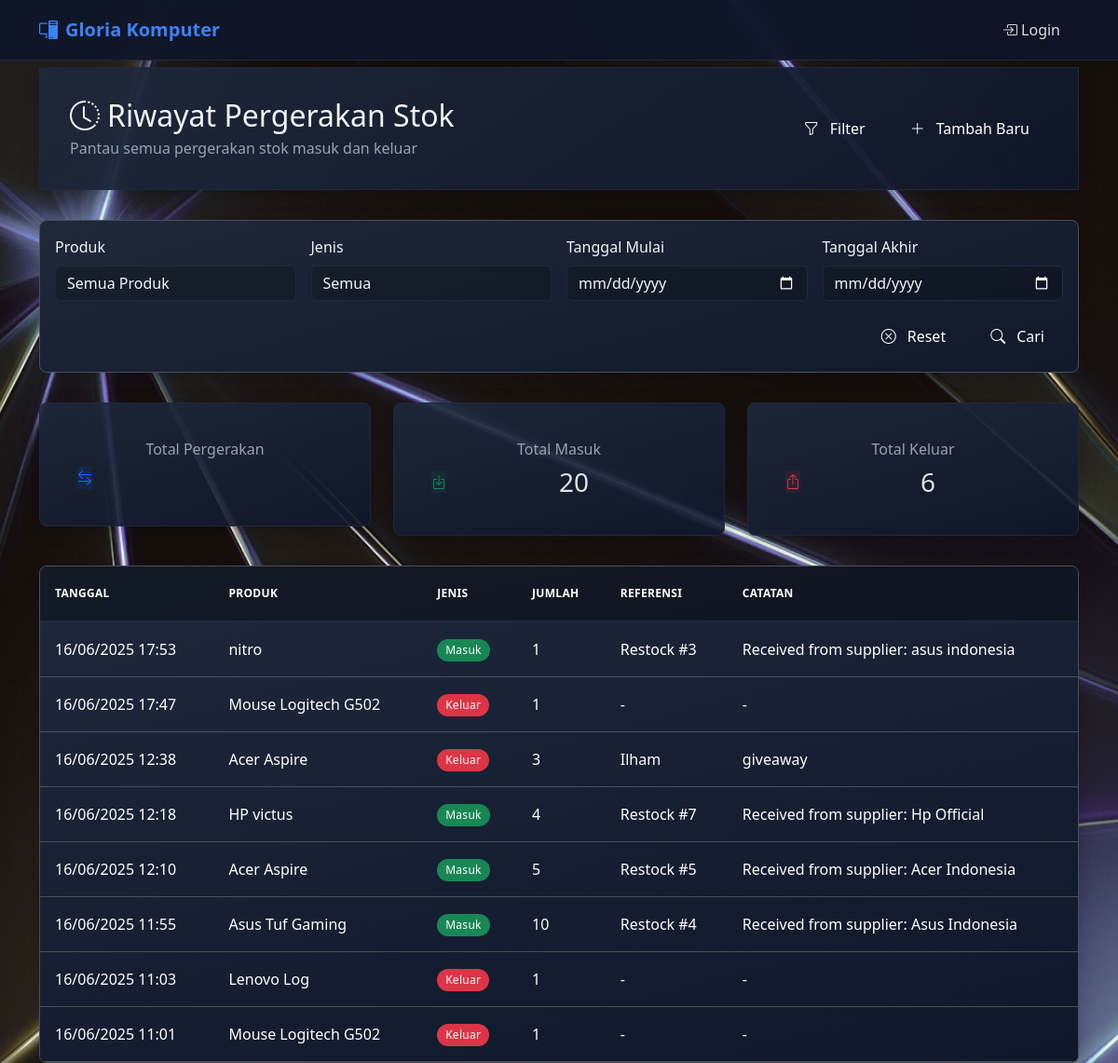
Before: /history with the older database file.
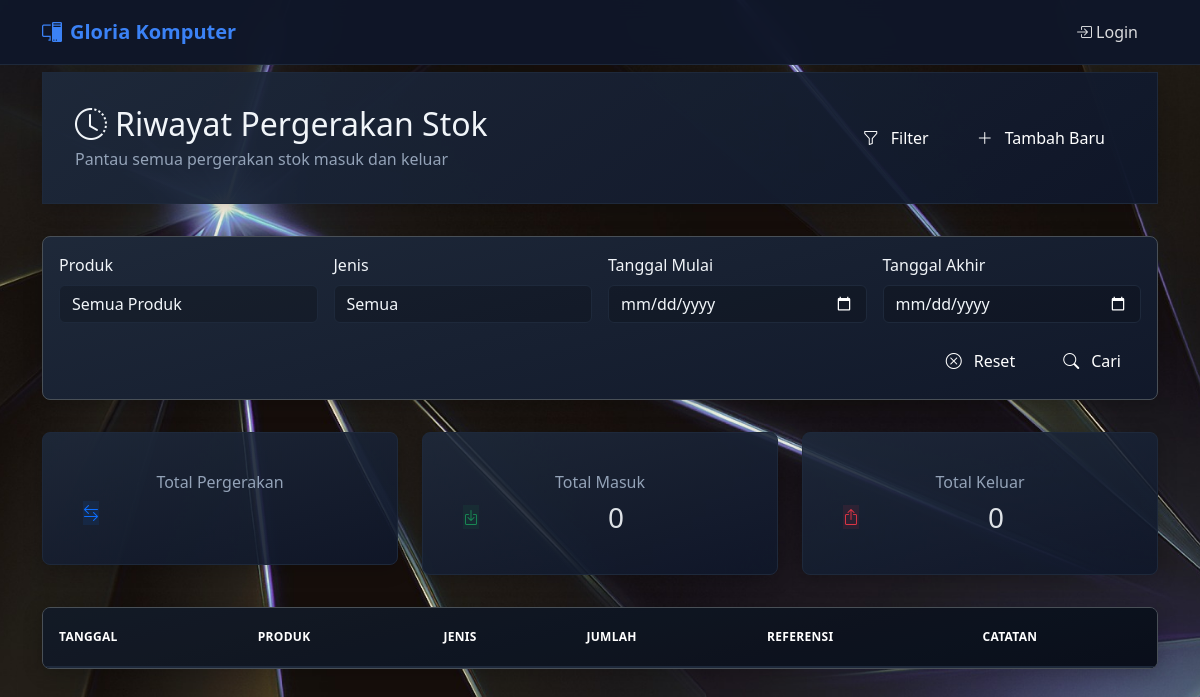
After: the same page with the newer database file.
### app/src/models/stock_history.py (models this page shows, shortened)
class StockHistory(db.Model):
    id = db.Column(db.Integer, primary_key=True)
    inventory_id = db.Column(db.Integer, db.ForeignKey('inventory.id'), nullable=False)
    type = db.Column(db.String(20), nullable=False)  # 'in' or 'out'
    quantity = db.Column(db.Integer, nullable=False)
    notes = db.Column(db.Text)
    date = db.Column(db.DateTime, default=get_jakarta_time)
    reference = db.Column(db.String(100))  # For restock ID or sales reference
    inventory = db.relationship('Inventory', backref=db.backref('history', lazy=True))

### app/src/models/inventory.py (models this page shows, shortened)
class Inventory(db.Model):
    id = db.Column(db.Integer, primary_key=True)
    product_name = db.Column(db.String(100), nullable=False)
    description = db.Column(db.Text)
    quantity = db.Column(db.Integer, default=0)
    price = db.Column(db.Float, nullable=False)
    category = db.Column(db.String(50))
    created_at = db.Column(db.DateTime, default=get_jakarta_time)
    updated_at = db.Column(db.DateTime, default=get_jakarta_time, onupdate=get_jakarta_time)

### app/src/routes/history.py (the view)
@history.route('/history')
def history_list():
    product_id = request.args.get('product', type=int)
    movement_type = request.args.get('type')
    start_date = request.args.get('start_date')
    end_date = request.args.get('end_date')
    query = StockHistory.query    # Apply filters
    if product_id:
        query = query.filter(StockHistory.inventory_id == product_id)
    if movement_type:
        query = query.filter(StockHistory.type == movement_type)
    if start_date:
        jakarta_tz = pytz.timezone('Asia/Jakarta')
        start_dt = datetime.strptime(start_date, '%Y-%m-%d')
        start_dt = jakarta_tz.localize(start_dt)
        query = query.filter(StockHistory.date >= start_dt)
    if end_date:
        jakarta_tz = pytz.timezone('Asia/Jakarta')
        end_dt = datetime.strptime(end_date, '%Y-%m-%d')
        end_dt = jakarta_tz.localize(end_dt)
        end_dt = end_dt + timedelta(days=1)
        query = query.filter(StockHistory.date < end_dt)
    histories = query.order_by(StockHistory.date.desc()).all()
    total_in = sum(h.quantity for h in histories if h.type == 'in')
    total_out = sum(h.quantity for h in histories if h.type == 'out')
    products = Inventory.query.order_by(Inventory.product_name).all()
    return render_template('history/list.html',
                         histories=histories,
                         products=products,
                         total_in=total_in,
                         total_out=total_out)

### app/src/templates/history/list.html (shortened to what this page needs)
{% extends "base.html" %}
{% block content %}
<div class="section-header mb-4 fade-in">
    <div class="d-flex flex-column flex-md-row justify-content-between align-items-start align-items-md-center gap-3">
        <div>
            <h2 class="mb-1"><i class="bi bi-clock-history me-2"></i>Riwayat Pergerakan Stok</h2>
            <p class="text-muted mb-0">Pantau semua pergerakan stok masuk dan keluar</p>
        </div>
        <div class="d-flex gap-2">
            <button class="btn btn-secondary" type="button" data-bs-toggle="collapse" data-bs-target="#filterSection">
                <i class="bi bi-funnel me-1"></i>Filter
            </button>
            <a href="{{ url_for('history.add_history') }}" class="btn btn-primary">
                <i class="bi bi-plus-lg me-1"></i>Tambah Baru
            </a>
        </div>
    </div>
</div>
<div id="filterSection" class="collapse show mb-4">
    <div class="card bg-dark border fade-in">
        <div class="card-body">
            <form method="GET" class="row g-3">
                <div class="col-md-3">
                    <label class="form-label">Produk</label>
                    <select name="product" class="form-select">
                        <option value="">Semua Produk</option>
                    </select>
                </div>
                <div class="col-md-3">
                    <label class="form-label">Jenis</label>
                    <select name="type" class="form-select">
                        <option value="">Semua</option>
                    </select>
                </div>
                <div class="col-md-3">
                    <label class="form-label">Tanggal Mulai</label>
                    <input type="date" name="start_date" class="form-control" value="{{ request.args.get('start_date', '') }}">
                </div>
                <div class="col-md-3">
                    <label class="form-label">Tanggal Akhir</label>
                    <input type="date" name="end_date" class="form-control" value="{{ request.args.get('end_date', '') }}">
                </div>
                <div class="col-12 d-flex justify-content-end gap-2">
                    <button type="button" id="resetFilters" class="btn btn-secondary">
                        <i class="bi bi-x-circle me-1"></i>Reset
                    </button>
                    <button type="submit" class="btn btn-primary">
                        <i class="bi bi-search me-1"></i>Cari
                    </button>
                </div>
            </form>
        </div>
    </div>
</div>
<div class="row g-4 mb-4 fade-in">
    <div class="col-md-4">
        <div class="card stat-card hover-lift">
            <div class="card-body">
                <h6 class="text-muted">Total Pergerakan</h6>
                <div class="d-flex align-items-center">
                    <div class="flex-shrink-0">
                        <div class="stat-icon bg-primary-soft">
                            <i class="bi bi-arrow-left-right text-primary"></i>
                        </div>
                    </div>
                </div>
            </div>
        </div>
    </div>
    <div class="col-md-4">
        <div class="card stat-card hover-lift">
            <div class="card-body">
                <h6 class="text-muted">Total Masuk</h6>
                <div class="d-flex align-items-center">
                    <div class="flex-shrink-0">
                        <div class="stat-icon bg-success-soft">
                            <i class="bi bi-box-arrow-in-down text-success"></i>
                        </div>
                    </div>
                    <div class="flex-grow-1 ms-3">
                        <h3 class="mb-0">{{ total_in }}</h3>
                    </div>
                </div>
            </div>
        </div>
    </div>
    <div class="col-md-4">
        <div class="card stat-card hover-lift">
            <div class="card-body">
                <h6 class="text-muted">Total Keluar</h6>
                <div class="d-flex align-items-center">
                    <div class="flex-shrink-0">
                        <div class="stat-icon bg-danger-soft">
                            <i class="bi bi-box-arrow-up text-danger"></i>
                        </div>
                    </div>
                    <div class="flex-grow-1 ms-3">
                        <h3 class="mb-0">{{ total_out }}</h3>
                    </div>
                </div>
            </div>
        </div>
    </div>
</div>
<div class="card bg-dark border hover-shadow fade-in">
    <div class="card-body">
        <div class="table-responsive">
            <table id="historyTable" class="table table-hover">
                <thead>
                    <tr>
                        <th>Tanggal</th>
                        <th>Produk</th>
                        <th>Jenis</th>
                        <th>Jumlah</th>
                        <th>Referensi</th>
                        <th>Catatan</th>
                    </tr>
                </thead>
                <tbody>
                    {% for history in histories %}
                    <tr>
                        <td>{{ history.date.strftime('%d/%m/%Y %H:%M') }}</td>
                        <td>{{ history.inventory.product_name }}</td>
                        <td>
                            {% if history.type == 'in' %}
                            <span class="badge bg-success">Masuk</span>
                            {% else %}
                            <span class="badge bg-danger">Keluar</span>
                            {% endif %}
                        </td>
                        <td>{{ history.quantity }}</td>
                        <td>{{ history.reference or '-' }}</td>
                        <td>{{ history.notes or '-' }}</td>
                    </tr>
                    {% endfor %}
                </tbody>
            </table>
        </div>
    </div>
</div>
{% endblock %}

### app/src/templates/base.html (shortened to what this page needs)
<!DOCTYPE html>
<html lang="id" data-bs-theme="dark">
<head>
    <link href="https://cdn.jsdelivr.net/npm/bootstrap@5.3.2/dist/css/bootstrap.min.css" rel="stylesheet">
    <link href="https://cdn.jsdelivr.net/npm/bootstrap-icons@1.11.3/font/bootstrap-icons.css" rel="stylesheet">
    <link href="https://cdn.datatables.net/1.13.7/css/dataTables.bootstrap5.min.css" rel="stylesheet">
    <link href="https://cdn.datatables.net/buttons/2.4.2/css/buttons.bootstrap5.min.css" rel="stylesheet">
    <link rel="stylesheet" href="{{ url_for('static', filename='css/style.css') }}">
</head>
<body class="bg-body">
    <nav class="navbar navbar-expand-lg bg-dark navbar-dark fixed-top">
        <div class="container">
            <a class="navbar-brand" href="{{ url_for('main.index') }}">
                <i class="bi bi-pc-display me-2"></i>Gloria Komputer
            </a>
            <div class="collapse navbar-collapse" id="navbarNav">
                <ul class="navbar-nav">
                    {% if current_user.is_authenticated %}
                    <li class="nav-item dropdown">
                        <a class="nav-link dropdown-toggle" href="#" role="button" data-bs-toggle="dropdown">
                            <i class="bi bi-person-circle me-1"></i>
                            {{ current_user.name or current_user.username }}
                        </a>
                        <ul class="dropdown-menu dropdown-menu-end">
                            <li>
                                <a class="dropdown-item" href="{{ url_for('auth.profile') }}">
                                    <i class="bi bi-person me-2"></i>Profil
                                </a>
                            </li>
                            <li><hr class="dropdown-divider"></li>
                            <li>
                                <a class="dropdown-item text-danger" href="{{ url_for('auth.logout') }}">
                                    <i class="bi bi-box-arrow-right me-2"></i>Keluar
                                </a>
                            </li>
                        </ul>
                    </li>
                    {% else %}
                    <li class="nav-item">
                        <a class="nav-link" href="{{ url_for('auth.login') }}">
                            <i class="bi bi-box-arrow-in-right me-1"></i>Login
                        </a>
                    </li>
                    {% endif %}
                </ul>
            </div>
        </div>
    </nav>
    <main class="container mt-5 pt-4">
        {% block content %}{% endblock %}
    </main>
</body>
</html>

### app/src/static/css/style.css (style rules this page uses)
:root { --primary-color: #3b82f6; --primary-hover: #2563eb; --text-color: #f1f5f9; --text-muted: #94a3b8; --light-bg: #0f172a; --dark-bg: #020617; --border-color: #1e293b; --container-bg: rgba(15, 23, 42, 0.95); --navbar-bg: rgba(15, 23, 42, 0.95); --metallic-bg: linear-gradient(165deg, rgba(30, 41, 59, 0.9) 0%, rgba(15, 23, 42, 0.9) 100%); --metallic-card: linear-gradient(145deg, rgba(30, 41, 59, 0.95) 0%, rgba(15, 23, 42, 0.95) 100%); --card-shadow: 0 4px 20px rgba(0, 0, 0, 0.2); --hover-shadow: 0 8px 30px rgba(0, 0, 0, 0.3); }
body { background-image: url('../image/bg.jpg'); background-size: cover; background-position: center; background-attachment: fixed; background-repeat: no-repeat; color: var(--text-color); min-height: 100vh; }
.navbar { background: rgba(15, 23, 42, 0.95) !important; backdrop-filter: blur(10px); border-bottom: 1px solid var(--border-color); margin-bottom: 1rem; }
.navbar-brand { font-weight: 600; font-size: 1.25rem; color: var(--primary-color); }
.nav-link { color: var(--text-color); font-weight: 500; padding: 0.5rem 1rem; border-radius: var(--border-radius); transition: var(--transition); }
.navbar-dark .navbar-nav .nav-link { color: rgba(255, 255, 255, 0.85); transition: var(--transition); padding: 0.75rem 1rem; margin: 0 0.25rem; border-radius: 0.5rem; }
.navbar-dark .navbar-brand { color: var(--primary-color); font-weight: 600; }
.section-header { background: var(--metallic-card); border-radius: var(--border-radius); padding: 2rem; margin-bottom: 2rem; box-shadow: var(--card-shadow); border: 1px solid var(--border-color); position: relative; }
.card { background: var(--metallic-bg); border: 1px solid var(--border-color); border-radius: 0.5rem; box-shadow: var(--card-shadow); transition: all 0.3s ease; overflow: hidden; backdrop-filter: blur(10px); }
.stat-card { padding: 1.5rem; text-align: center; }
.bg-primary-soft { background-color: rgba(96, 165, 250, 0.1); }
.bg-success-soft { background-color: rgba(52, 211, 153, 0.1); }
.bg-danger-soft { background-color: rgba(248, 113, 113, 0.1); }
.table { margin-bottom: 0; background: var(--metallic-bg); border-collapse: separate; border-spacing: 0; }
.table > :not(caption) > * > * { padding: 1rem; background: transparent; border-bottom-width: 1px; box-shadow: inset 0 0 0 9999px transparent; }
.table thead th { font-weight: 600; text-transform: uppercase; font-size: 0.75rem; letter-spacing: 0.025em; padding-top: 1.25rem; padding-bottom: 1.25rem; background: rgba(15, 23, 42, 0.5); border-bottom: 2px solid var(--border-color); }
.btn { padding: 0.625rem 1.25rem; font-weight: 500; border-radius: var(--border-radius); transition: var(--transition); border: none; display: inline-flex; align-items: center; gap: 0.5rem; }
.btn-primary { background: var(--metallic-button); color: white; }
.btn-secondary { background: var(--gold-button); color: white; }
.form-control, .form-select { background: rgba(15, 23, 42, 0.5); border: 1px solid var(--border-color); color: var(--text-color); transition: all 0.2s ease-in-out; }
.form-control::placeholder { color: var(--text-muted); }
.form-label { font-weight: 500; color: var(--text-color); margin-bottom: 0.5rem; }
.fade-in { opacity: 0; animation: fadeIn 0.5s ease-in forwards; animation-delay: var(--delay, 0s); }
.card.hover-lift { transition: all 0.3s ease; }
.card .table-responsive { margin: -1rem; }
.card .table { margin: 0; }
.card .table thead th { background: rgba(0, 0, 0, 0.2); font-weight: 600; text-transform: uppercase; font-size: 0.75rem; letter-spacing: 0.025em; border-bottom: 2px solid var(--border-color); }
.form-control, .form-select { background: rgba(0, 0, 0, 0.2); border: 1px solid var(--border-color); color: var(--text-color); transition: all 0.2s ease; }
.text-muted { color: var(--text-muted) !important; }
.mb-4 { margin-bottom: 2rem !important; }
.table { --bs-table-hover-bg: rgba(255, 255, 255, 0.05); --bs-table-hover-color: var(--bs-light); margin-bottom: 0; }
.table > :not(caption) > * > * { padding: 1rem; background-color: transparent; border-bottom-color: var(--bs-border-color); }
.table > thead { background-color: rgba(0, 0, 0, 0.2); }
.card { transition: transform 0.2s ease-in-out; }
.bg-primary-soft { background-color: rgba(13, 110, 253, 0.1); }
.bg-success-soft { background-color: rgba(25, 135, 84, 0.1); }
.bg-danger-soft { background-color: rgba(220, 53, 69, 0.1); }
.form-control, .form-select { transition: border-color 0.2s ease-in-out; }

Changed rows visible on the page:
removed StockHistory: date "16/06/2025 17:53", inventory.product_name "nitro", type "Masuk", quantity "1", reference "Restock #3", notes "Received from supplier: asus indonesia"
removed StockHistory: date "16/06/2025 17:47", inventory.product_name "Mouse Logitech G502", type "Keluar", quantity "1", reference "-", notes "-"
removed StockHistory: date "16/06/2025 12:38", inventory.product_name "Acer Aspire", type "Keluar", quantity "3", reference "Ilham", notes "giveaway"
removed StockHistory: date "16/06/2025 12:18", inventory.product_name "HP victus", type "Masuk", quantity "4", reference "Restock #7", notes "Received from supplier: Hp Official"
removed StockHistory: date "16/06/2025 12:10", inventory.product_name "Acer Aspire", type "Masuk", quantity "5", reference "Restock #5", notes "Received from supplier: Acer Indonesia"
removed StockHistory: date "16/06/2025 11:55", inventory.product_name "Asus Tuf Gaming", type "Masuk", quantity "10", reference "Restock #4", notes "Received from supplier: Asus Indonesia"
removed StockHistory: date "16/06/2025 11:03", inventory.product_name "Lenovo Log", type "Keluar", quantity "1", reference "-", notes "-"
removed StockHistory: date "16/06/2025 11:01", inventory.product_name "Mouse Logitech G502", type "Keluar", quantity "1", reference "-", notes "-"
Other visible differences:
{{ total_in }}: "20" → "0"
{{ total_out }}: "6" → "0"
